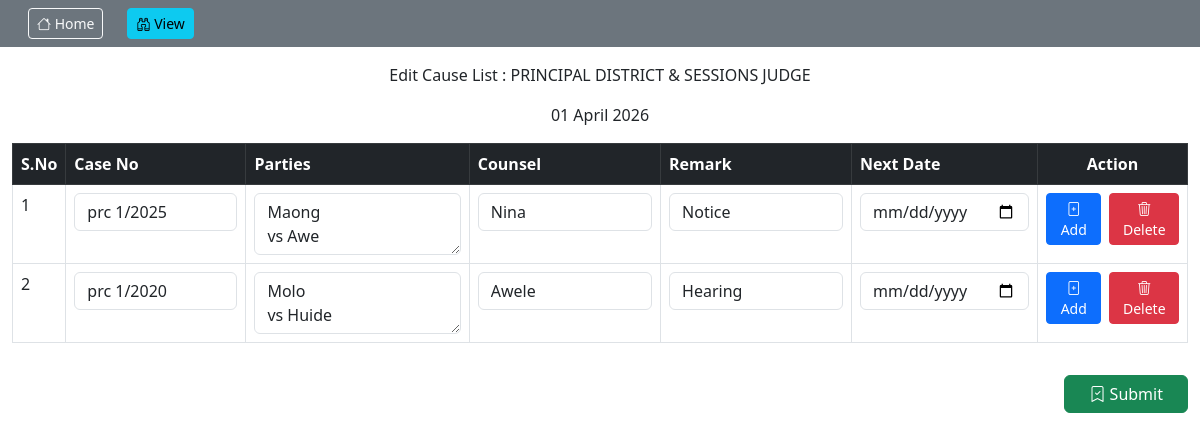
/edit.php?cause_date=2026-04-01 (signed in), run on the app's committed database.
### tables this page shows
CREATE TABLE `causelist_db` (
  `id` int(11) NOT NULL,
  `cause_date` date NOT NULL,
  `case_no` varchar(128) NOT NULL,
  `parties` text NOT NULL,
  `counsel` varchar(128) NOT NULL,
  `remark` varchar(128) NOT NULL,
  `next_date` date DEFAULT NULL,
  `court_id` int(10) UNSIGNED NOT NULL
);

### edit.php (the view, shortened to what this page needs)
<?php
require_once 'config/db.php';
require_once 'includes/header.php';
$court_id = $_SESSION['court_id'] ?? '';
$date = $_GET['cause_date'] ?? '';
$sql = "SELECT * FROM causelist_db WHERE cause_date = ? AND court_id = ?";
$stmt = mysqli_prepare($conn, $sql);
mysqli_stmt_bind_param($stmt, "si", $date, $court_id);
mysqli_stmt_execute($stmt);
$result = mysqli_stmt_get_result($stmt);
$rows = mysqli_fetch_all($result, MYSQLI_ASSOC);
?>
<nav class="navbar navbar-dark bg-secondary px-3">
    <div class="container-fluid d-flex justify-content-between align-items-center">
        <div class="d-flex gap-4">
            <a href="welcome.php" class="btn btn-outline-light btn-sm">
                <i class="bi bi-house"></i> Home
            </a>
            <a href="history.php" class="btn btn-info btn-sm">
                <i class="bi bi-binoculars"></i> View
            </a>
        </div>
    </div>
</nav>
<div class="container-fluid mt-3">
    <p class="text-center">Edit Cause List : <?= htmlspecialchars($_SESSION['court_name'] ?? '') ?></p>
    <p class="text-center">
        <?= date("d F Y", strtotime($date)); ?>
    </p>
    <form action="save.php" method="post">
            <div class="table-responsive">
        <table class="table table-bordered" id="causeTable">
            <thead class="table-dark">
                <tr>
                    <th>S.No</th>
                    <th>Case No</th>
                    <th>Parties</th>
                    <th>Counsel</th>
                    <th>Remark</th>
                    <th>Next Date</th>
                    <th class="text-center">Action</th>
                </tr>
            </thead>
            <tbody>
                <?php $i = 1; ?>
                <?php foreach ($rows as $row): ?>
                    <tr>
                        <td><?= $i++; ?></td>
                        <td>
                            <input type="text" name="case_no[]" class="form-control" value="<?= htmlspecialchars($row['case_no']); ?>">
                        </td>
                        <td>
                            <textarea name="parties[]" class="form-control" style="min-width: 180px;"><?= htmlspecialchars($row['parties']); ?></textarea>
                        </td>
                        <td>
                            <input type="text" name="counsel[]" class="form-control" value="<?= htmlspecialchars($row['counsel']); ?>">
                        </td>
                        <td>
                            <input type="text" name="remark[]" class="form-control" value="<?= htmlspecialchars($row['remark']); ?>">
                        </td>
                        <td>
                            <input type="date" name="next_date[]" class="form-control" value="<?= htmlspecialchars($row['next_date']); ?>">
                        </td>
                        <td class="text-center">
                            <div class="d-flex gap-2 justify-content-center">
                                <button type="button" class="btn btn-primary btn-sm" onclick="addRow()">
                                    <i class="bi bi-file-plus"></i> Add
                                </button>
                                <button type="button" class="btn btn-danger btn-sm" onclick="deleteRow(this)">
                                    <i class="bi bi-trash3"></i> Delete
                                </button>
                            </div>
                        </td>
                    </tr>
                <?php endforeach; ?>
            </tbody>
        </table>
</div>
<div class="text-end mt-3">
    <button type="submit" class="btn btn-success px-4">
        <i class="bi bi-bookmark-check"></i> Submit
    </button>
</div>
</form>
</div>
<?php require "includes/footer.php"; ?>

### includes/header.php (shortened to what this page needs)
<!DOCTYPE html>
<html>
<head>
    <link href="https://cdn.jsdelivr.net/npm/bootstrap@5.3.0/dist/css/bootstrap.min.css" rel="stylesheet">
    <link href="https://cdn.jsdelivr.net/npm/bootstrap-icons@1.11.3/font/bootstrap-icons.css" rel="stylesheet">
    <link rel="stylesheet" href="includes/style.css">
</head>
<body>

### includes/footer.php
</body>
</html>

### data on the page
causelist_db: case_no "prc 1/2025", parties "Maong vs Awe", counsel "Nina", remark "Notice"
causelist_db: case_no "prc 1/2020", parties "Molo vs Huide", counsel "Awele", remark "Hearing"

### other printed values
$_SESSION['court_name'] "PRINCIPAL DISTRICT & SESSIONS JUDGE"
date("d F Y", strtotime($date)) "01 April 2026"
